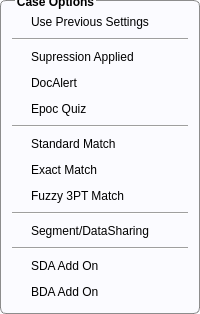
     <widget class="QGroupBox" name="caseOptionGroupBox">
      <property name="font">
       <font>
        <weight>75</weight>
        <bold>true</bold>
       </font>
      </property>
      <property name="mouseTracking">
       <bool>true</bool>
      </property>
      <property name="acceptDrops">
       <bool>false</bool>
      </property>
      <property name="autoFillBackground">
       <bool>false</bool>
      </property>
      <property name="styleSheet">
       <string notr="true">QGroupBox {
border: 1.40px solid rgb(110, 110, 110, 200);
border-radius: 6px;
background: rgb(248, 248, 255,70);
margin-top: 0.5em;
}

QGroupBox::title {
top: -5px;
left: 15px
}

QCheckBox {
color: black;
background: rgb(248, 248, 255, 0);
}
</string>
      </property>
      <property name="title">
       <string>Case Options</string>
      </property>
      <layout class="QGridLayout" name="gridLayout_7">
       <item row="2" column="1">
        <widget class="QCheckBox" name="suppression_checkBox">
         <property name="text">
          <string>Supression Applied</string>
         </property>
        </widget>
       </item>
       <item row="6" column="1">
        <widget class="QCheckBox" name="standardMatch_check_box">
         <property name="text">
          <string>Standard Match</string>
         </property>
        </widget>
       </item>
       <item row="4" column="1">
        <widget class="QCheckBox" name="epocQuiz_check_box">
         <property name="text">
          <string>Epoc Quiz</string>
         </property>
        </widget>
       </item>
       <item row="0" column="1">
        <widget class="QCheckBox" name="previousSettings_check_box">
         <property name="text">
          <string>Use Previous Settings</string>
         </property>
        </widget>
       </item>
       <item row="11" column="1">
        <widget class="QCheckBox" name="segBox_check_box">
         <property name="text">
          <string>Segment/DataSharing</string>
         </property>
        </widget>
       </item>
       <item row="1" column="1">
        <widget class="Line" name="line_9">
         <property name="styleSheet">
          <string notr="true">font-weight: bold;</string>
         </property>
         <property name="orientation">
          <enum>Qt::Horizontal</enum>
         </property>
        </widget>
       </item>
       <item row="3" column="1">
        <widget class="QCheckBox" name="docAlert_check_box">
         <property name="text">
          <string>DocAlert</string>
         </property>
        </widget>
       </item>
       <item row="5" column="1">
        <widget class="Line" name="line_8">
         <property name="orientation">
          <enum>Qt::Horizontal</enum>
         </property>
        </widget>
       </item>
       <item row="9" column="1">
        <widget class="Line" name="line_11">
         <property name="orientation">
          <enum>Qt::Horizontal</enum>
         </property>
        </widget>
       </item>
       <item row="7" column="1">
        <widget class="QCheckBox" name="exactMatch_check_box">
         <property name="text">
          <string>Exact Match</string>
         </property>
        </widget>
       </item>
       <item row="8" column="1">
        <widget class="QCheckBox" name="fuzzy_checkBox">
         <property name="enabled">
          <bool>true</bool>
         </property>
         <property name="text">
          <string>Fuzzy 3PT Match</string>
         </property>
        </widget>
       </item>
       <item row="13" column="1">
        <widget class="QCheckBox" name="sdaAddOn_check_box">
         <property name="text">
          <string>SDA Add On</string>
         </property>
        </widget>
       </item>
       <item row="14" column="1">
        <widget class="QCheckBox" name="bdaAddOn_check_box">
         <property name="text">
          <string>BDA Add On</string>
         </property>
        </widget>
       </item>
       <item row="12" column="1">
        <widget class="Line" name="line_10">
         <property name="orientation">
          <enum>Qt::Horizontal</enum>
         </property>
        </widget>
       </item>
      </layout>
     </widget>
